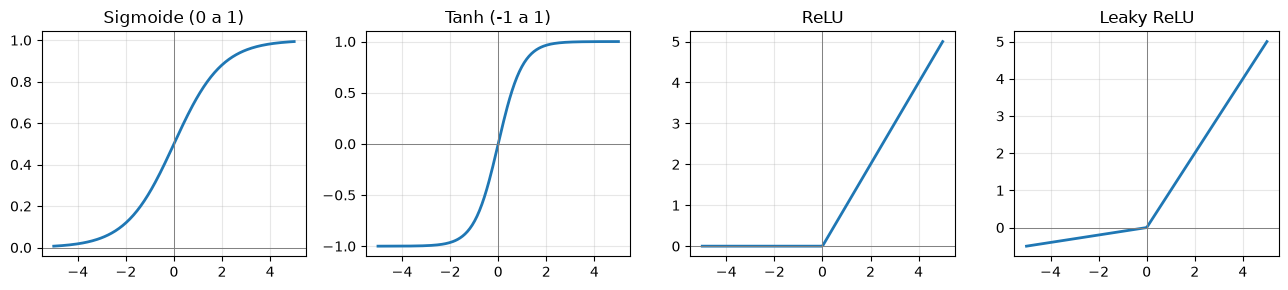

Reproduce this figure in Python.
# 02_activaciones.py - Principales funciones de activación
import numpy as np
import matplotlib.pyplot as plt
 
z = np.linspace(-5, 5, 200)
 
sigmoide = 1 / (1 + np.exp(-z))
tanh = np.tanh(z)
relu = np.maximum(0, z)
leaky_relu = np.where(z > 0, z, 0.1 * z)
 
# Softmax: convierte puntajes en probabilidades que suman 1
puntajes = np.array([2.0, 1.0, 0.1])
softmax = np.exp(puntajes) / np.exp(puntajes).sum()
print("Puntajes:", puntajes)
print("Softmax :", softmax.round(3), "| suma =", softmax.sum().round(3))
 
valores = np.array([-2.0, 0.0, 2.0])
print("Para z =", valores)
print("  sigmoide:", (1 / (1 + np.exp(-valores))).round(3))
print("  tanh    :", np.tanh(valores).round(3))
print("  relu    :", np.maximum(0, valores))
 
fig, ejes = plt.subplots(1, 4, figsize=(13, 3))
for ax, y, titulo in zip(ejes, [sigmoide, tanh, relu, leaky_relu],
                         ["Sigmoide (0 a 1)", "Tanh (-1 a 1)", "ReLU", "Leaky ReLU"]):
    ax.plot(z, y, linewidth=2)
    ax.axhline(0, color="gray", linewidth=0.7)
    ax.axvline(0, color="gray", linewidth=0.7)
    ax.set_title(titulo)
    ax.grid(alpha=0.3)
fig.tight_layout()
plt.savefig("02_activaciones.png", dpi=100, bbox_inches="tight")
print("Imagen guardada: 02_activaciones.png")
plt.show()
